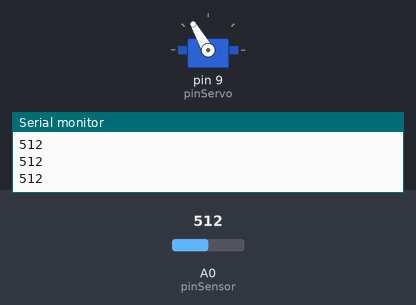
A sketch run on a simulated Arduino Uno, built with avr-gcc and run on an emulated ATmega328P. Parts: servo, the last lines printed to the serial monitor. The test bench sets the inputs (shaded band); at power-on: A0 (pinSensor) = 512.

Above: at 1.2 s.
1.3 s: A0 (pinSensor) set to 482
At 2.5 s:
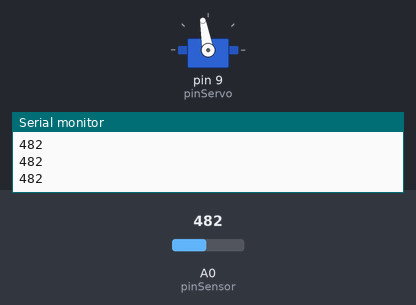
2.9 s: A0 (pinSensor) set to 510
At 3.8 s:
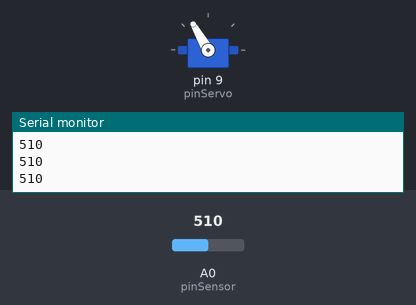
4.5 s: A0 (pinSensor) set to 490
At 5.1 s:
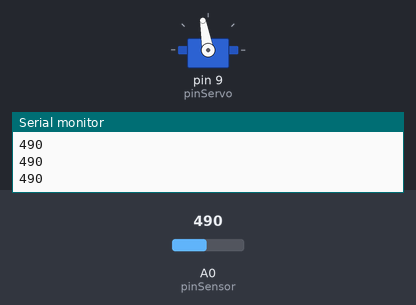
Timing chart, 0 to 7.5 s (numbered marks = the images above; inputs shaded):
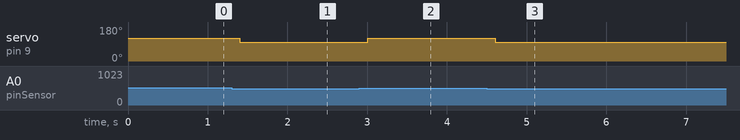

Measured:
- the behaviour switches between 500 and 499 on A0 (pinSensor) (found by bisection; images 0 and 1)
- after the input at 1.3 s, servo on pin 9 (pinServo): 120° → 100° after 0.10 s
- after the input at 2.9 s, servo on pin 9 (pinServo): 100° → 120° after 0.11 s
- after the input at 4.5 s, servo on pin 9 (pinServo): 120° → 100° after 0.11 s

The sketch:

sensor_humedad.ino
```cpp
#include <Servo.h>

Servo teleferico; // Servo que mueve polea

const int pinSensor = A0; // sensor de humedad / agua
const int pinServo = 9;

int valorSensor = 0;

// Ajustar valores según los datos recibidos por el sensor de humedad
int umbralLluvia = 500;   // menor = mojado

int velocidadNormal = 120;  // velocidad normal
int velocidadLluvia = 100;  // bajar velocidad por lluvia
int detenido = 90; // detener teleferico

void setup() {
  Serial.begin(9600);
  teleferico.attach(pinServo);
}

void loop() {
  valorSensor = analogRead(pinSensor);
  Serial.println(valorSensor);

  if (valorSensor < umbralLluvia) {
    // Está lloviendo
    teleferico.write(velocidadLluvia);
  } else {
    // No llueve
    teleferico.write(velocidadNormal);
  }

  delay(200);
}
```
